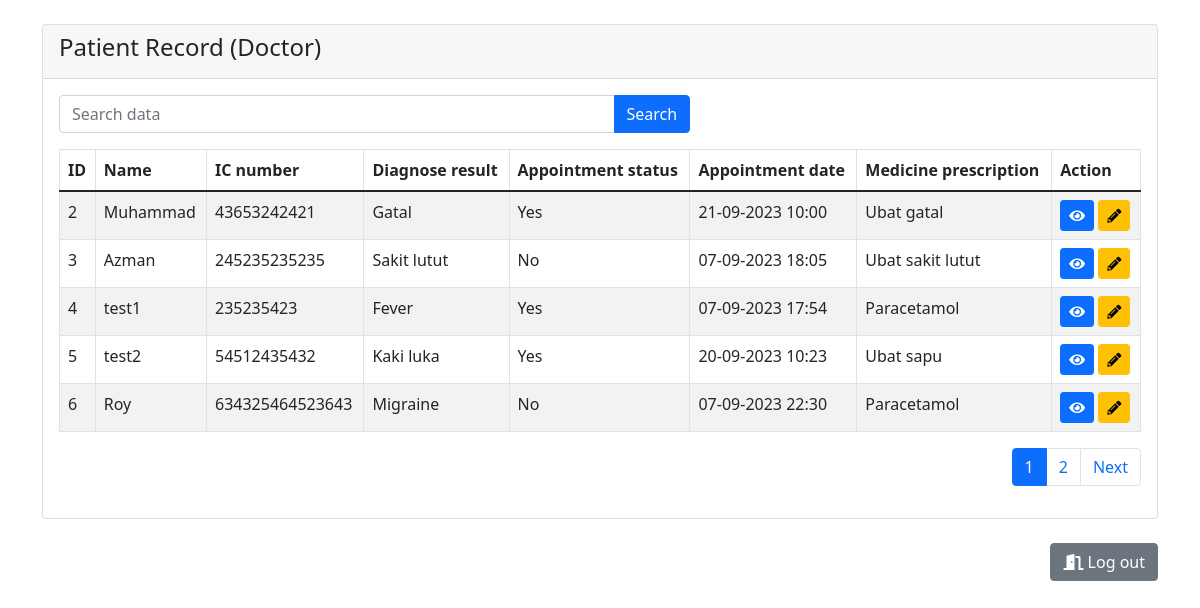
/doctor.php, run on the app's committed database.
### tables this page shows
CREATE TABLE `patient` (
  `id` int(11) NOT NULL,
  `name` varchar(255) NOT NULL,
  `icno` varchar(255) NOT NULL,
  `phone_no` varchar(255) NOT NULL,
  `timestamp` varchar(255) NOT NULL,
  `address` varchar(255) NOT NULL,
  `gender` varchar(255) NOT NULL,
  `diagnose_status` varchar(255) NOT NULL,
  `appointment_status` varchar(255) NOT NULL,
  `appointmentDateTime` varchar(255) NOT NULL,
  `medicinePrescription` varchar(255) NOT NULL,
  `total_price` varchar(255) NOT NULL,
  `payment_status` varchar(255) NOT NULL
);

### doctor.php (the view, shortened to what this page needs)
<!DOCTYPE html>
<html lang="en">
<head>
    <link href="https://cdn.jsdelivr.net/npm/bootstrap@5.1.3/dist/css/bootstrap.min.css"
    rel="stylesheet">
    <link rel="stylesheet" href="path/to/font-awesome/css/font-awesome.min.css">
    <link rel="stylesheet" href="https://cdnjs.cloudflare.com/ajax/libs/font-awesome/5.15.3/css/all.min.css">
    <link rel="stylesheet" href="//cdn.jsdelivr.net/npm/alertifyjs@1.13.1/build/css/alertify.min.css"/>
</head>
<body>
<div class="container mt-4">
    <div class="row">
        <div class="col-md-12">
            <div class="card">
                <div class="card-header">
                    <h4>Patient Record (Doctor)
                    </h4>
                </div>
                <div class="card-body">
                    <div class="col-md-7">
                        <form action="" method="GET" id="searchForm">
                            <div class="input-group mb-3">
                                <input type="text" name="search" id="search" class="form-control" placeholder="Search data">
                                <button type="submit" class="btn btn-primary">Search</button>
                            </div>
                        </form>
                    </div>
                    <table id="myTable" class="table table-bordered table-striped">
                        <thead>
                        <tr>
                            <th>ID</th>
                            <th>Name</th>
                            <th>IC number</th>
                            <th>Diagnose result</th>
                            <th>Appointment status</th>
                            <th>Appointment date</th>
                            <th>Medicine prescription</th>
                            <th>Action</th>
                        </tr>
                        </thead>
                        <tbody>
                            <?php
                                require 'dbcon.php';
                                $records_per_page = 5;
                                $current_page = isset($_GET['page']) ? $_GET['page'] : 1;
                                $starting_record = ($current_page - 1) * $records_per_page;
                                if (isset($_GET['search'])) {
                                    $search = $_GET['search'];
                                    $query = "SELECT * FROM patient WHERE name LIKE '%$search%' OR icno LIKE '%$search%' OR diagnose_status LIKE '%$search%' OR appointment_status LIKE '%$search%' OR appointmentDateTime LIKE '%$search%' OR medicinePrescription LIKE '%$search%' LIMIT $starting_record, $records_per_page";
                                } else {
                                    $query = "SELECT * FROM patient LIMIT $starting_record, $records_per_page";
                                }
                                $query_run = mysqli_query($con, $query);
                                if (isset($_GET['search'])) {
                                    $search = $_GET['search'];
                                    $count_query = "SELECT COUNT(*) as total FROM patient WHERE name LIKE '%$search%' OR icno LIKE '%$search%' OR diagnose_status LIKE '%$search%' OR appointment_status LIKE '%$search%' OR appointmentDateTime LIKE '%$search%' OR medicinePrescription LIKE '%$search%'";
                                } else {
                                    $count_query = "SELECT COUNT(*) as total FROM patient";
                                }
                                $count_query_run = mysqli_query($con, $count_query);
                                $count_data = mysqli_fetch_assoc($count_query_run);
                                $total_records = $count_data['total'];
                                $total_pages = ceil($total_records / $records_per_page);
                                if (mysqli_num_rows($query_run) > 0) {
                                    foreach ($query_run as $patient) {
                                        $appointmentDateTime = date("d-m-Y H:i", strtotime($patient['appointmentDateTime']));
                                        ?>
                                        <tr>
                                            <td><?= $patient['id'] ?></td>
                                            <td><?= $patient['name'] ?></td>
                                            <td><?= $patient['icno'] ?></td>
                                            <td><?= $patient['diagnose_status'] ?></td>
                                            <td><?= $patient['appointment_status'] ?></td>
                                            <td><?= $appointmentDateTime ?></td>
                                            <td><?= $patient['medicinePrescription'] ?></td>
                                            <td>
                                                <button type="button" value="<?= $patient['id'] ?>" class="viewPatientBtn btn btn-primary btn-sm"><i class="fas fa-eye"></i></button>
                                                <button type="button" value="<?= $patient['id'] ?>" class="editPatientBtn btn btn-warning btn-sm"><i class="fas fa-pencil-alt"></i></button>
                                            </td>
                                        </tr>
                                        <?php
                                    }
                                } else {
                                    echo "<tr><td colspan='8'>No Record Found</td></tr>";
                                }
                            ?>
                        </tbody>
                    </table>
                    <div class="row">
                        <div class="col-md-12">
                            <nav aria-label="Page navigation">
                            <ul class="pagination justify-content-end">
                                <?php
                                $max_buttons = 5;
                                $start_page = max(1, $current_page - 1);
                                $end_page = min($start_page + $max_buttons - 1, $total_pages);
                                for ($page = $start_page; $page <= $end_page; $page++) :
                                ?>
                                    <li class="page-item <?php if ($page == $current_page) echo 'active'; ?>">
                                        <a class="page-link"
                                        href="?page=<?= $page ?>&search=<?= isset($_GET['search']) ? $_GET['search'] : '' ?>">
                                            <?= $page ?>
                                        </a>
                                    </li>
                                <?php endfor; ?>
                                <?php if ($current_page < $total_pages) : ?>
                                    <li class="page-item">
                                        <a class="page-link"
                                        href="?page=<?= ($current_page + 1) ?>&search=<?= isset($_GET['search']) ? $_GET['search'] : '' ?>">
                                            Next
                                        </a>
                                    </li>
                                <?php endif; ?>
                            </ul>
                            </nav>
                        </div>
                    </div>
                </div>
            </div>
        </div>
    </div>
    <div class="d-flex justify-content-end mt-4">
        <button type="button" class="btn btn-secondary" onclick="location.href='logout.php';"><i class="fas fa-door-open"></i> Log out</button>
    </div>
</div>
</body>
</html>

### data on the page
patient: id "2", name "Muhammad", icno "43653242421", diagnose_status "Gatal", appointment_status "Yes", appointmentDateTime "21-09-2023 10:00", medicinePrescription "Ubat gatal"
patient: id "3", name "Azman", icno "245235235235", diagnose_status "Sakit lutut", appointment_status "No", appointmentDateTime "07-09-2023 18:05", medicinePrescription "Ubat sakit lutut"
patient: id "4", name "test1", icno "235235423", diagnose_status "Fever", appointment_status "Yes", appointmentDateTime "07-09-2023 17:54", medicinePrescription "Paracetamol"
patient: id "5", name "test2", icno "54512435432", diagnose_status "Kaki luka", appointment_status "Yes", appointmentDateTime "20-09-2023 10:23", medicinePrescription "Ubat sapu"
patient: id "6", name "Roy", icno "634325464523643", diagnose_status "Migraine", appointment_status "No", appointmentDateTime "07-09-2023 22:30", medicinePrescription "Paracetamol"
